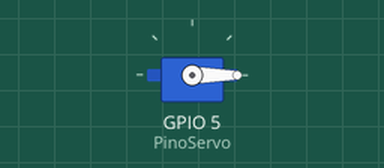
The sketch below on a simulated ESP32. Parts: servo.

Above: at 0.05 s.
At 2.0 s:
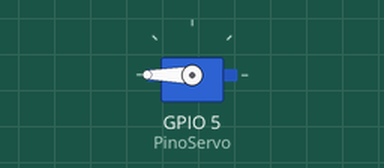
At 3.5 s:
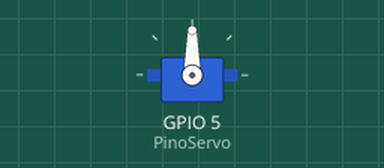
Timing chart, 0 to 8.1 s (numbered marks = the images above):
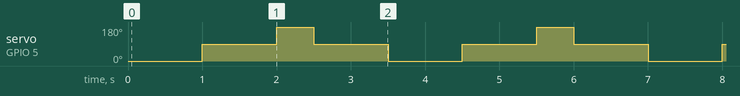

The sketch:

servo-basico.ino
```cpp
#include <ESP32Servo.h>

const int PinoServo = 5;


Servo servoMotor;
void setup() {

  servoMotor.attach(PinoServo);
}

void loop() {
  servoMotor.write(0);
  delay(1000);
  servoMotor.write(90);
  delay(1000);
  servoMotor.write(180);
  delay(500);
  servoMotor.write(90);
  delay(1000);
}
```

Measured:
- by itself, servo on GPIO 5 (PinoServo): repeats every 3.5 s: 180° 0.50 s, 90° 1.0 s, 0° 1.0 s, 90° 1.0 s
